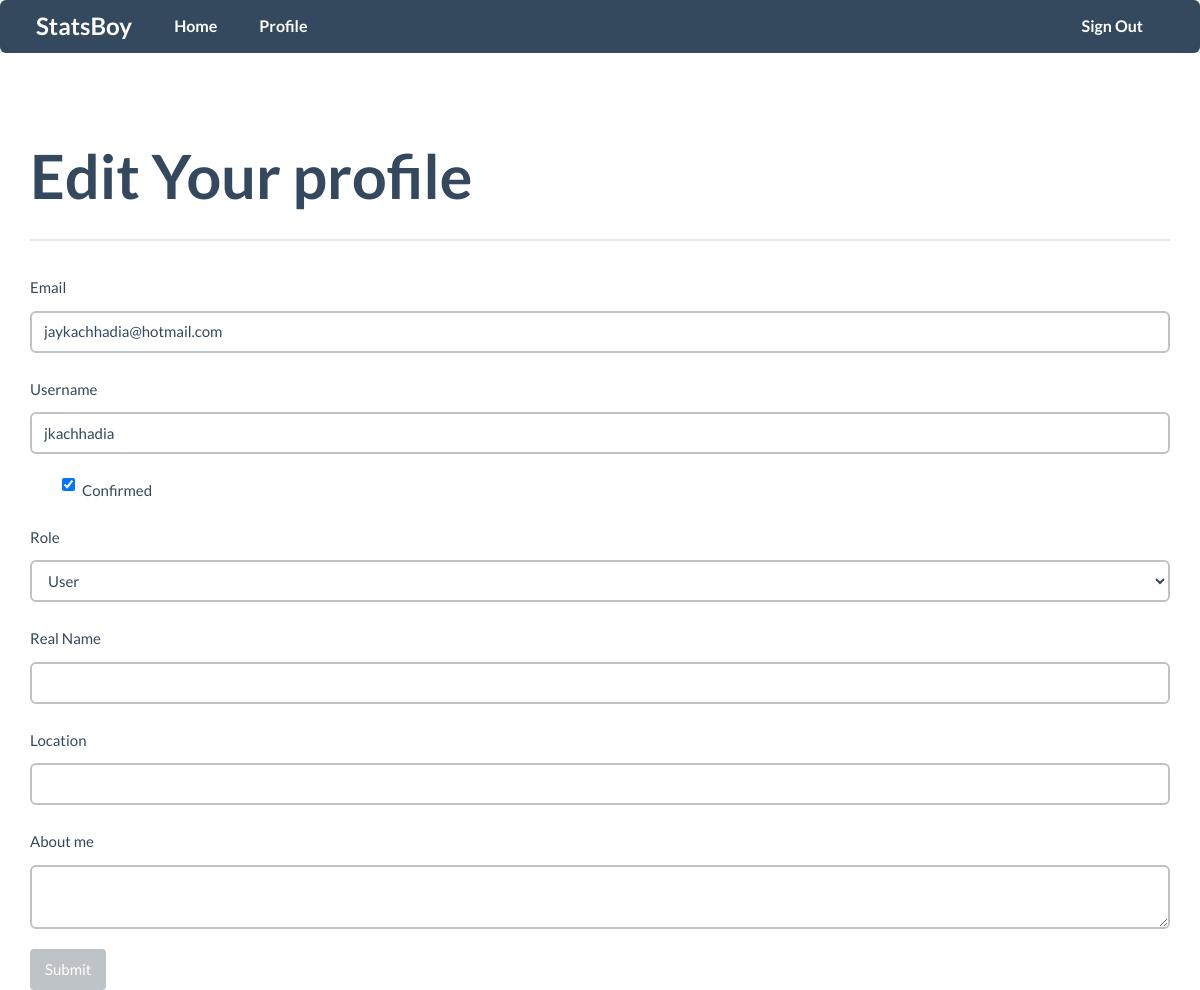
The page /edit-profile/2 (signed in) on the database its author committed.
### app/models.py (models this page shows, shortened)
class User(db.Model, UserMixin):
    __tablename__ = 'users'
    id = db.Column(db.Integer, primary_key=True)
    email= db.Column(db.String(64),unique=True,index=True)
    username = db.Column(db.String(64), unique=True, index=True)
    role_id = db.Column(db.Integer, db.ForeignKey('roles.id'))
    password_hash= db.Column(db.String(128))
    confirmed=db.Column(db.Boolean,default=False)
    name=db.Column(db.String(64))
    location=db.Column(db.String(64))
    about_me=db.Column(db.Text())
    member_since=db.Column(db.DateTime(),default=datetime.utcnow)
    last_seen=db.Column(db.DateTime(), default=datetime.utcnow)
    avatar_hash=db.Column(db.String(32))
    posts=db.relationship('Post',backref='author', lazy='dynamic')
    followed=db.relationship('Follow',foreign_keys=[Follow.follower_id],backref=db.backref('follower',lazy='joined'),lazy='dynamic',cascade='all,delete-orphan')
    followers=db.relationship('Follow',foreign_keys=[Follow.followed_id],backref=db.backref('followed',lazy='joined'),lazy='dynamic',cascade='all, delete-orphan')
    comments=db.relationship('Comment',backref='author',lazy='dynamic')
    answers=db.relationship('Answer',backref='advisor',lazy='dynamic')
    def ping(self):
        self.last_seen =datetime.utcnow()
        db.session.add(self)
    def can(self,permissions):
        return self.role is not None and (self.role.permissions & permissions) == permissions
    @property
    def password(self):
        raise AttributeError('password is not a readable attribute.')

### app/main/views.py (the view, shortened to what this page needs)
@main.route('/edit-profile/<int:id>',methods=['GET','POST'])
@login_required
@admin_required
def edit_profile_admin(id):
    user=User.query.get_or_404(id)
    form=EditProfileAdminForm(user)
    form.email.data=user.email
    form.username.data=user.username
    form.confirmed.data=user.confirmed
    form.role.data=user.role_id
    form.name.data=user.name
    form.location.data=user.location
    form.about_me.data=user.about_me
    return render_template('edit_profile.html',form=form,user=user)

### app/main/forms.py (shortened to what this page needs)
class EditProfileAdminForm(Form):
    email=StringField('Email',validators=[Required(),Length(1,64),Email()])
    username=StringField('Username',validators=[Required(),Length(1,64), Regexp('^[A-Za-z][A-Za-z0-9_.]*$',0,'Usernames must only have letters, numbers, dots or underscores')])
    confirmed=BooleanField('Confirmed')
    role=SelectField('Role', coerce=int)
    name=StringField('Real Name',validators=[Length(0,64)])
    location=StringField('Location',validators=[Length(0,64)])
    about_me=TextAreaField('About me')
    submit=SubmitField('Submit')
    def __init__(self,user, *args, **kwargs):
        super(EditProfileAdminForm,self).__init__(*args,**kwargs)
        self.role.choices = [(role.id,role.name)
                              for role in Role.query.order_by(Role.name).all()]
        self.user=user

### app/auth/views.py (called while the page is built)
@auth.before_app_request
def before_request():
    if current_user.is_authenticated():
        current_user.ping()
        if not current_user.confirmed and request.endpoint[:5] !='auth.':
            return redirect(url_for('auth.unconfirmed'))

### app/main/__init__.py (called while the page is built)
@main.app_context_processor
def inject_permissions():
    return dict(Permission=Permission)

### app/models.py (called while the page is built)
@login_manager.user_loader
def load_user(user_id):
    return User.query.get(int(user_id))

### app/templates/edit_profile.html (shortened to what this page needs)
{% extends "base.html" %}
{% import "bootstrap/wtf.html" as wtf %}
{% block page_content %}
<div class="page-header">
  <h1>
    Edit Your profile
  </h1>
</div>
{% if current_user.is_authenticated() %}
{{wtf.quick_form(form)}}
{% else %}
<h2>You are not authenticated.</h2>
{% endif %}
{% endblock %}

### rows shown on the page
User: email "jaykachhadia@hotmail.com", username "jkachhadia", confirmed "☑", role "User"
